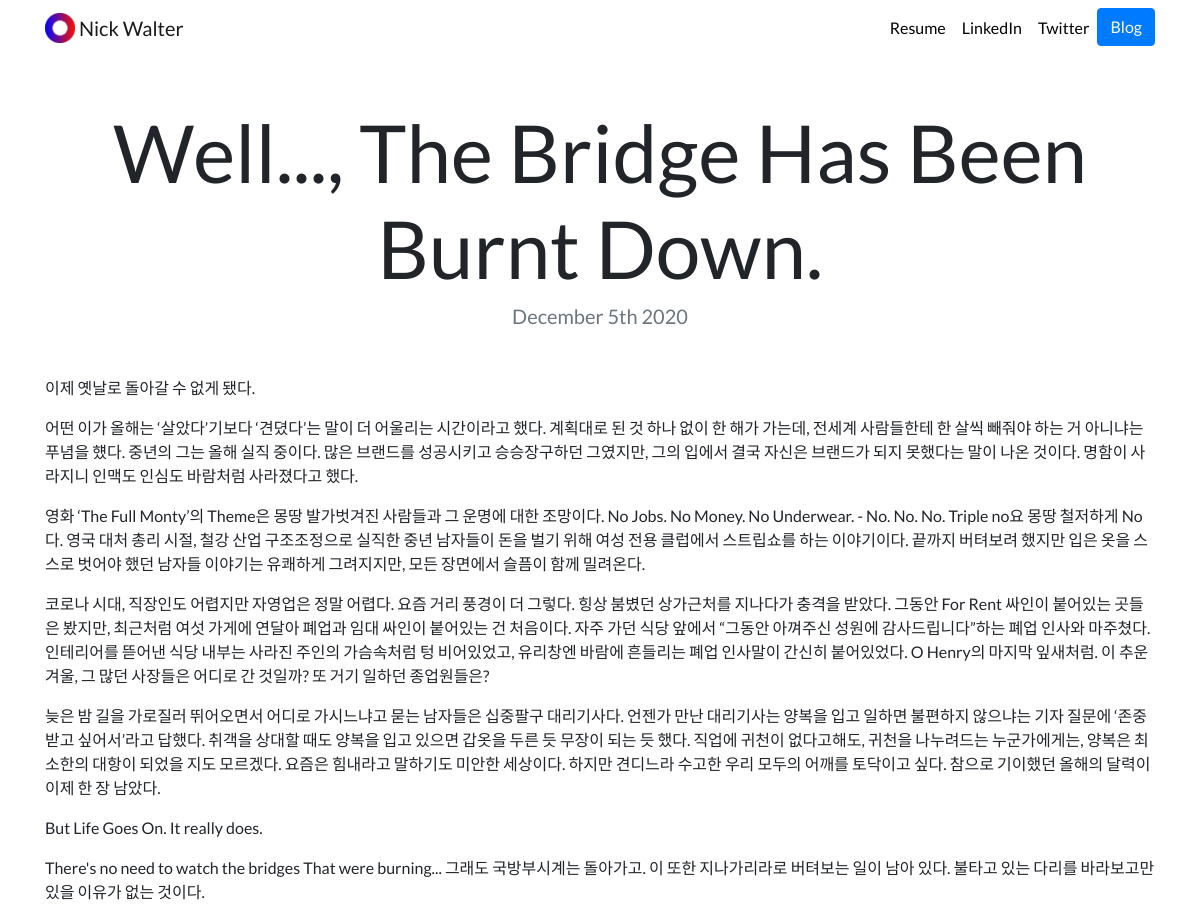
The page /blog/10/ on the database its author committed.
### blog/models.py (models this page shows, shortened)
class Blog(models.Model):
    title = models.CharField(max_length=200)
    description = models.TextField()
    date = models.DateField()

### blog/views.py (the view)
# urls.py: path('<int:blog_id>/', views.detail, name='detail'),
def detail(request, blog_id):
    blog = get_object_or_404(Blog, pk=blog_id)
    return render(request, 'blog/detail.html', {'blog':blog})

### blog/templates/blog/detail.html
{% extends "portfolio/base.html" %}
{% load static %}
{% block content %}
<h1 class="text-center mt-5" id="blogdetailtitle">{{ blog.title }}</h1>
<h5 class="text-center text-muted mb-5">{{ blog.date|date:'F jS Y' }}</h5>
{{ blog.description|safe }}
{% endblock %}

### portfolio/static/portfolio/custom.css (style rules this page uses)
body { font-family: 'Lato', sans-serif; }
@media (min-width: 992px) { #blogdetailtitle { font-size: 5rem; } }

### rows shown on the page
Blog: title "Well..., The Bridge Has Been Burnt Down.", date "December 5th 2020", description "이제 옛날로 돌아갈 수 없게 됐다. 어떤 이가 올해는 ‘살았다’기보다 ‘견뎠다’는 말이 더 어울리는 시간이라고 했다. 계획대로 된 것 하나 없이 한 해가 가는데, 전세계 사람들한테 한 살씩 빼줘야 하는 거 아니냐는 푸념을 헀다. 중년의 그는 올해 실직 중이다. 많은 브랜드를 성공시키고 승승장구하던 그였지만, 그의 입에서 결국 자신은 브랜드가 되지 못했다는 말이 나온 것이다. 명함이 사라지니 인맥도 인심도 바람처럼 사라졌다고 했다. 영화 ‘The Full Monty’의 Theme은 몽땅 발가벗겨진 사람들과 그 운명에 대한 조망이다. No Jobs. No Money. No Underwear. - No. No. No. Triple no요 몽땅 철저하게 No다. 영국 대처 총리 시절, 철강 산업 구조조정으로 실직한 중년 남자들이 돈을 벌기 위해 여성 전용 클럽에서 스트립쇼를 하는 이야기이다. 끝까지 버텨보려 했지만 입은 옷을 스스로 벗어야 했던 남자들 이야기는 유쾌하게 그려지지만, 모든 장면에서 슬픔이 함께 밀려온다. 코로나 시대, 직장인도 어렵지만 자영업은 정말 어렵다. 요즘 거리 풍경이 더 그렇다. 힝상 붐볐던 상가근처를 지나다가 충격을 받았다. 그동안 For Rent 싸인이 붙어있는 곳들은 봤지만, 최근처럼 여섯 가게에 연달아 폐업과 임대 싸인이 붙어있는 건 처음이다. 자주 가던 식당 앞에서 “그동안 아껴주신 성원에 감사드립니다”하는…"
